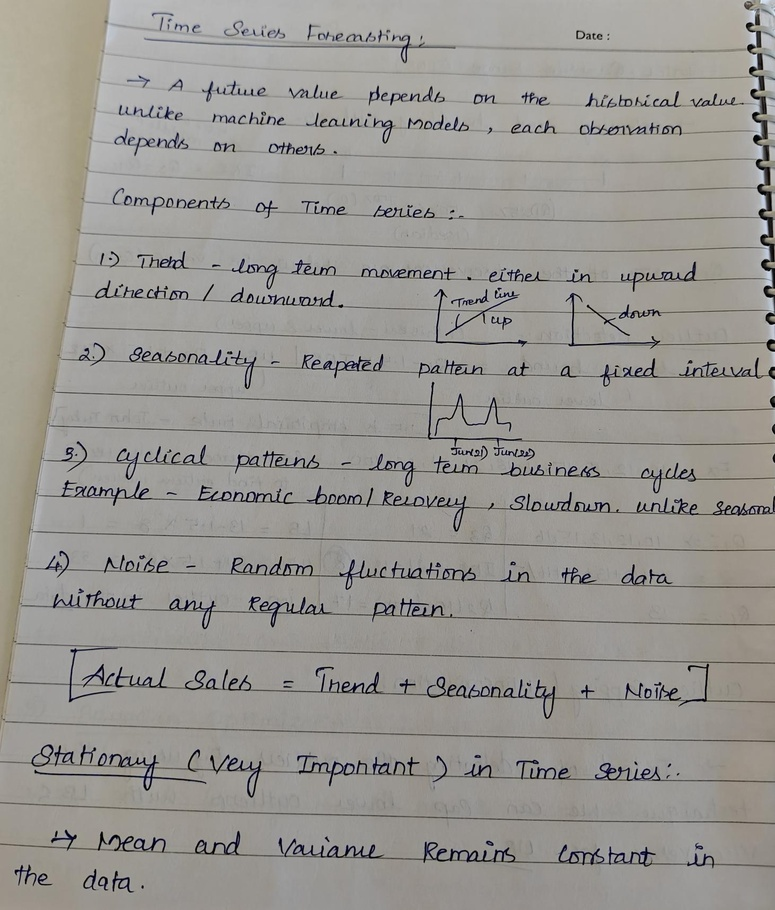
#> input picture paddle_qwen_ocr/ocr_rag/data/input/archive.jpg, 775 x 910 px, shrunk from 1461 x 1715 before the run; its folder holds only this picture in this run
$ python -i preprocess.py   (imports and definitions only)
#> lines starting #> are read from the running program, lines starting #| are printed output that depends on the picture; after the words box and inside, x2 and y2 are one past the last pixel; in counts of white or black regions, pixels touching at a corner belong together
import cv2
import numpy as np
import os


def remove_tiny_specks(binary, max_area=50, max_width=6, max_height=6):
    """
    Remove only very small isolated dots / specks.
    Keep anything that looks like a real handwriting stroke.
    """
    num_labels, labels, stats, _ = cv2.connectedComponentsWithStats(binary, connectivity=8)
    cleaned = np.zeros_like(binary)

    for i in range(1, num_labels):
        w = stats[i, cv2.CC_STAT_WIDTH]
        h = stats[i, cv2.CC_STAT_HEIGHT]
        area = stats[i, cv2.CC_STAT_AREA]

        # Keep all normal handwriting components; drop only tiny isolated blobs.
        if area > max_area or w > max_width or h > max_height:
            cleaned[labels == i] = 255

    return cleaned


def preprocess_image(image_path):
    img = cv2.imread(image_path)
#> img is the input picture: shape (910, 775, 3); mean B, G, R 145.6, 150.2, 152.5
    if img is None:
        print(f"Failed to load {image_path}")
        return None

    gray = cv2.cvtColor(img, cv2.COLOR_BGR2GRAY)

    # Flatten the page background first so faint back-side marks fade out.
    background = cv2.GaussianBlur(gray, (61, 61), 0)
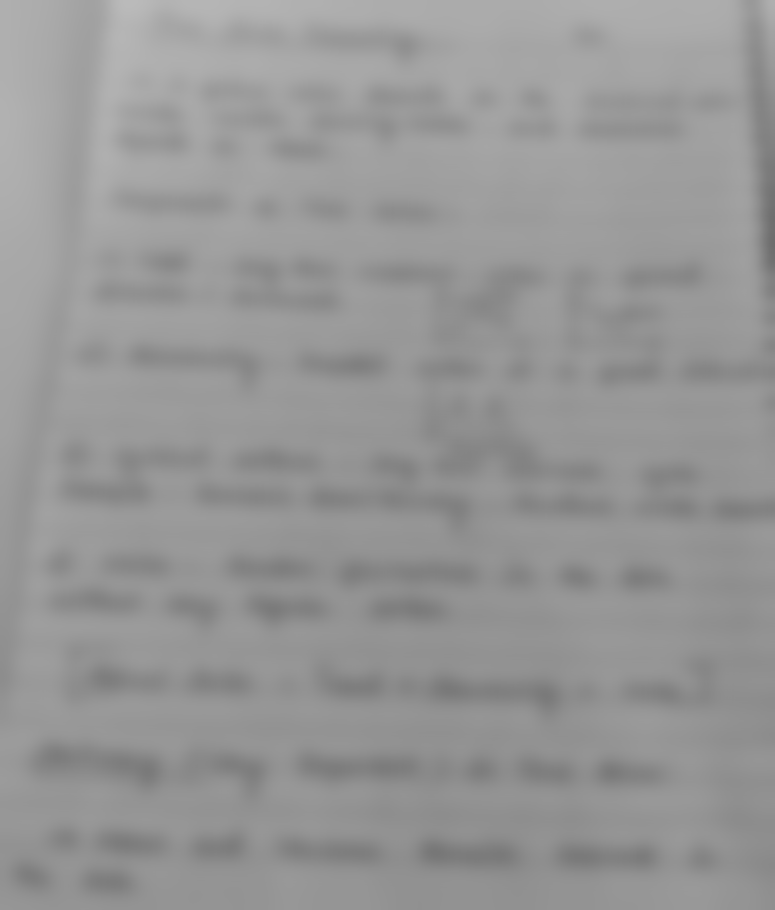
#> background: shape (910, 775); min 108, max 186, mean 150.4
    normalized = cv2.divide(gray, background, scale=255)

    # Median blur helps with tiny isolated specks after normalization.
    blur = cv2.medianBlur(normalized, 3)
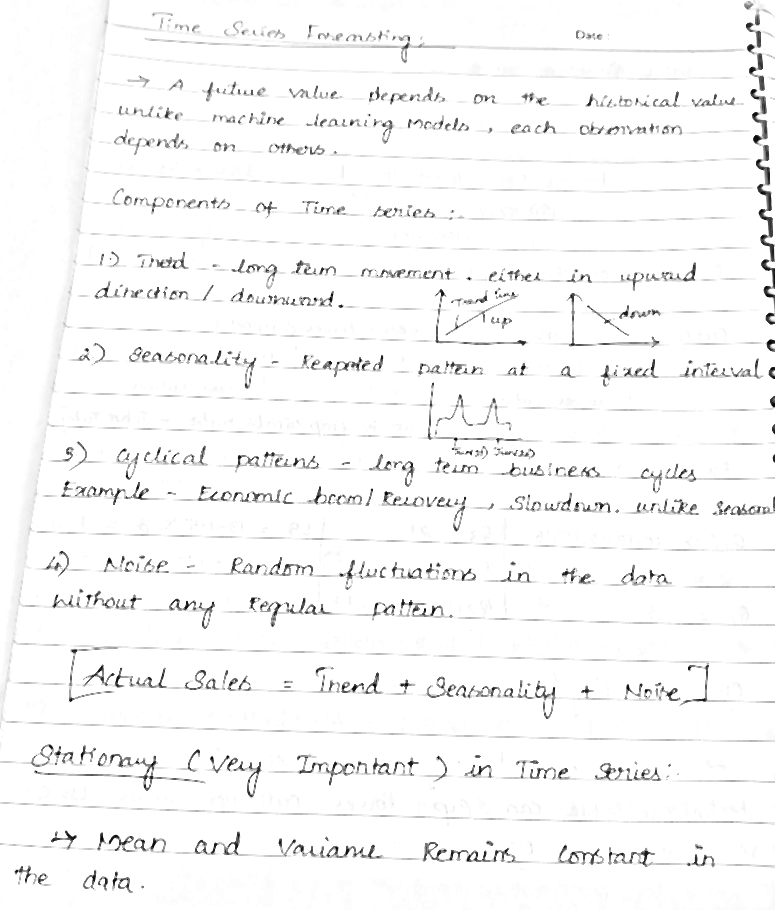
#> blur: shape (910, 775); min 2, max 255, mean 247.2

    _, thresh = cv2.threshold(blur, 180, 255, cv2.THRESH_BINARY_INV)
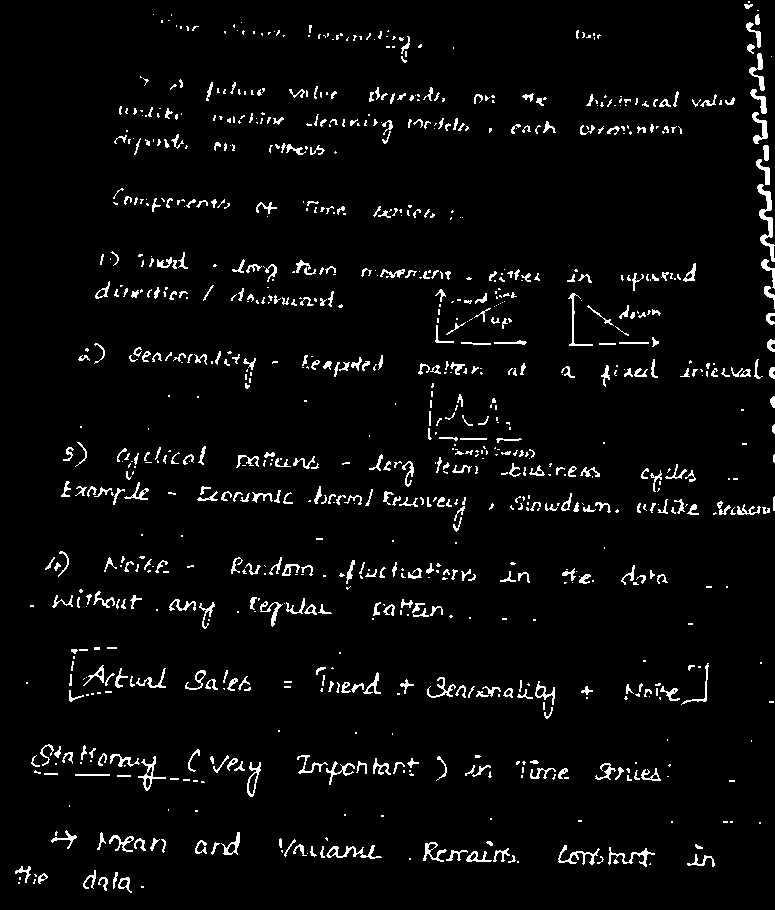
#> thresh: shape (910, 775); 3.9% white in thin lines or dots

    # Only remove tiny back-side specks.
    clean = remove_tiny_specks(thresh, max_area=50, max_width=6, max_height=6)
#> in remove_tiny_specks, `num_labels, labels, stats, _ = cv2.connectedComponentsWithStats(binary..`:
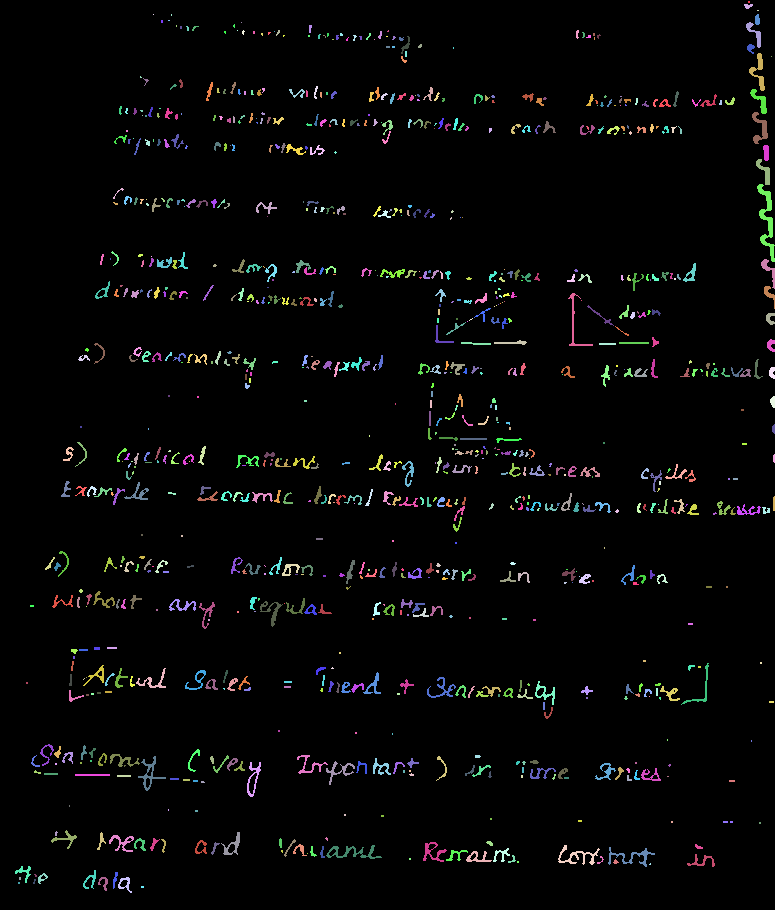
#> labels: shape (910, 775) int32; 960 distinct labels, from 0 to 959; one colour per label, 0 black
#> in remove_tiny_specks, `num_labels, labels, stats, _ = cv2.connectedComponentsWithStats(binary..`: num_labels = 960; stats = 960 rows, first 6: [0, 0, 775, 910, 677635], [748, 1, 2, 2, 4], [744, 4, 9, 5, 31], [757, 10, 2, 1, 2], [153, 14, 1, 1, 1], [171, 14, 1, 2, 2]
#> the loop in remove_tiny_specks, `for i in range(1, num_labels):` made 959 passes
#> (w, h, area) on passes 2, 6, 10: (9, 5, 31), (5, 11, 46), (15, 26, 128)
#> after the loop in remove_tiny_specks, `for i in range(1, num_labels):`:
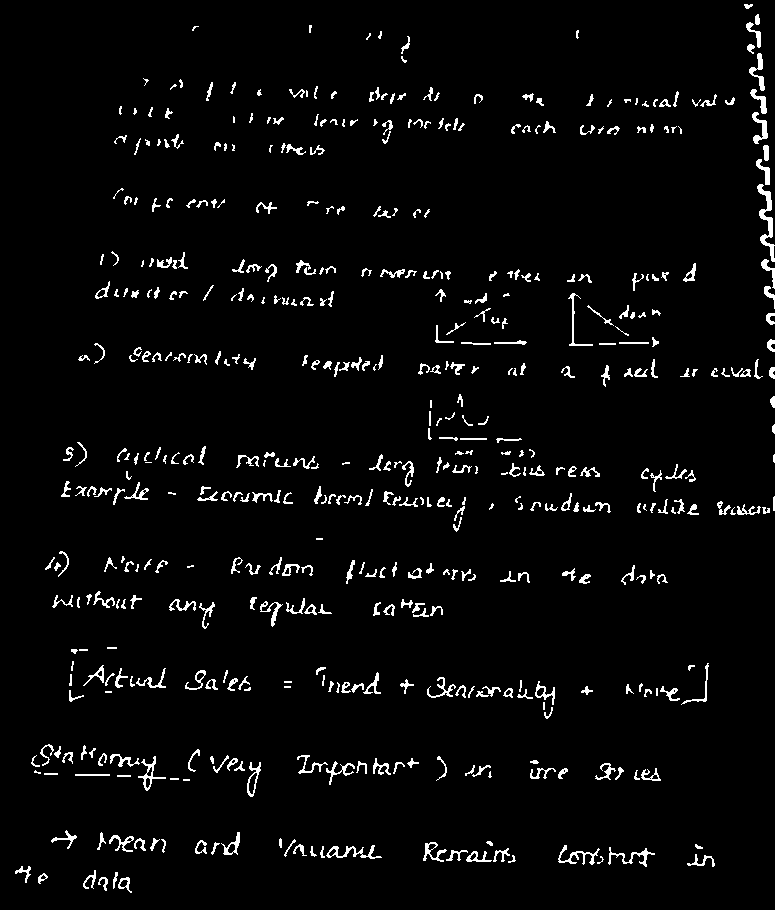
#> cleaned: shape (910, 775); 3.5% white in thin lines or dots

    # A tiny opening pass removes leftover isolated dots without changing letters much.
    kernel = np.ones((2, 2), np.uint8)
    clean = cv2.morphologyEx(clean, cv2.MORPH_OPEN, kernel)
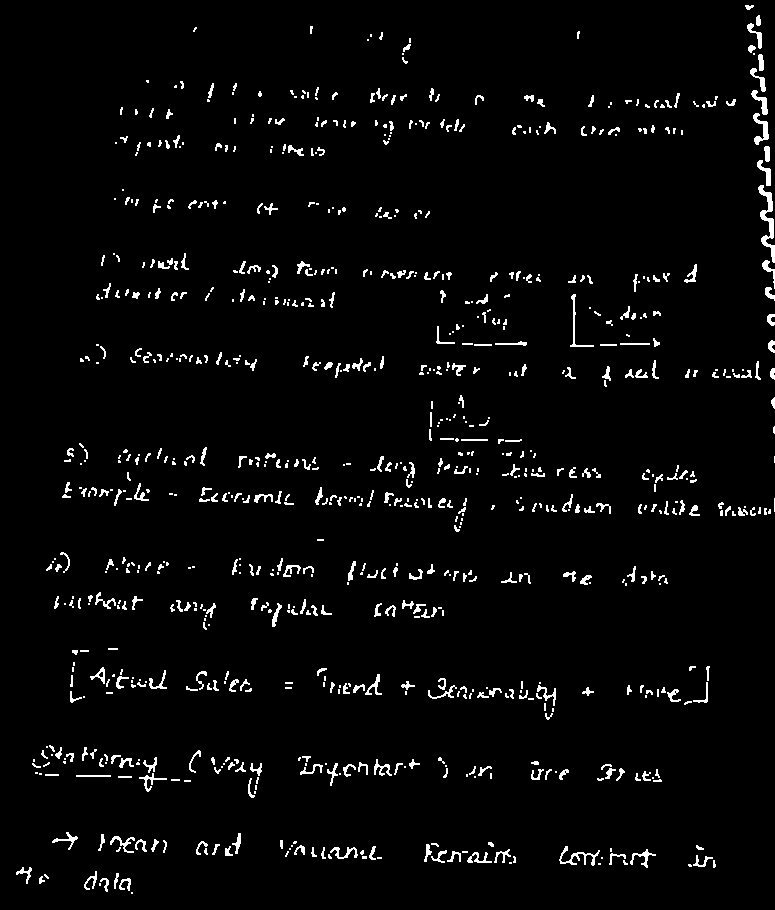
#> clean: shape (910, 775); 3.2% white in thin lines or dots

    # Deskew the image
    coords = np.column_stack(np.where(clean > 0))
#> coords = 22571 pairs, first value 5 to 893, second value 16 to 774
    if len(coords) > 0:
        angle = cv2.minAreaRect(coords)[-1]
#> angle = -90
        if angle < -45:
            angle = -(90 + angle)
#> angle = 0
        else:
            angle = -angle
        if abs(angle) > 3.0:
            (h, w) = clean.shape[:2]
            center = (w // 2, h // 2)
            M = cv2.getRotationMatrix2D(center, angle, 1.0)
            clean = cv2.warpAffine(clean, M, (w, h), flags=cv2.INTER_CUBIC, borderMode=cv2.BORDER_REPLICATE)

    return clean


def process_all(input_dir, output_dir):
    os.makedirs(output_dir, exist_ok=True)

    for file in os.listdir(input_dir):
        if file.lower().endswith((".png", ".jpg", ".jpeg")):
            path = os.path.join(input_dir, file)
            processed = preprocess_image(path)

            if processed is not None:
                save_path = os.path.join(output_dir, file)
                cv2.imwrite(save_path, processed)
                print(f"Processed: {file}")


# [2 lines not run here, left out]

>>> result = preprocess_image('../../paddle_qwen_ocr/ocr_rag/data/input/archive.jpg')

$ run again, on paddle_qwen_ocr/ocr_rag/data/input/handwritten_01.jpg
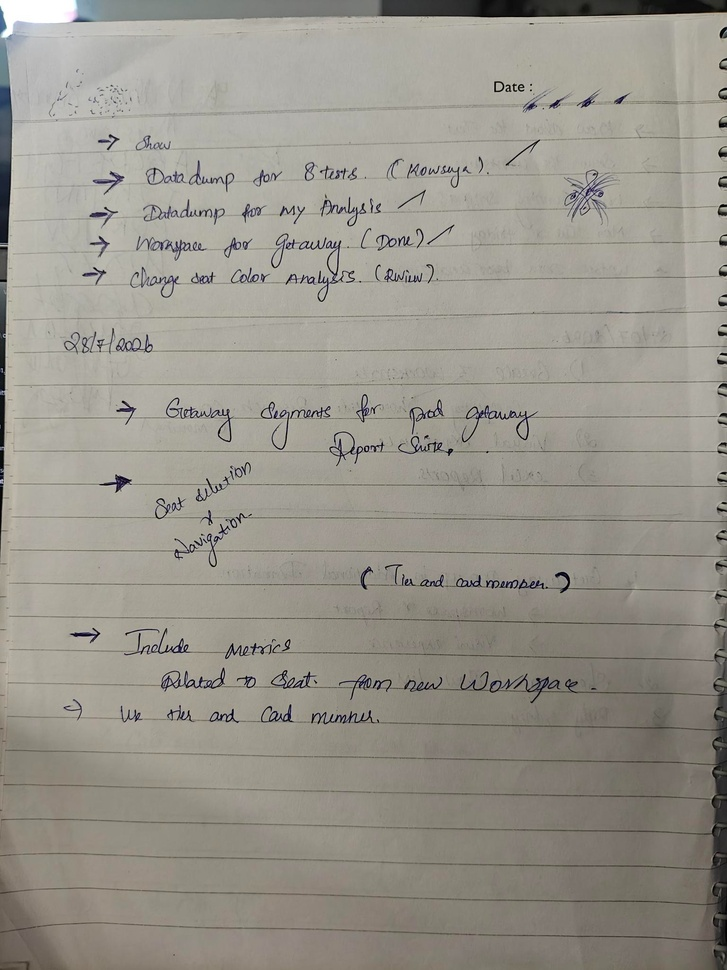
#> input picture paddle_qwen_ocr/ocr_rag/data/input/handwritten_01.jpg, 727 x 970 px, shrunk from 1536 x 2048 before the run
#> in preprocess_image, img is the input picture: shape (970, 727, 3); mean B, G, R 139.7, 148.9, 152.5
#> thresh: shape (970, 727); 2.5% white; 634 white regions (447 under 20 px), largest, box (x1, y1, x2, y2) and area: (379, 0, 727, 17) 3831, (0, 87, 12, 244) 1230, (0, 290, 6, 392) 534
#> in remove_tiny_specks, `num_labels, labels, stats, _ = cv2.connectedComponentsWithStats(binary..`:
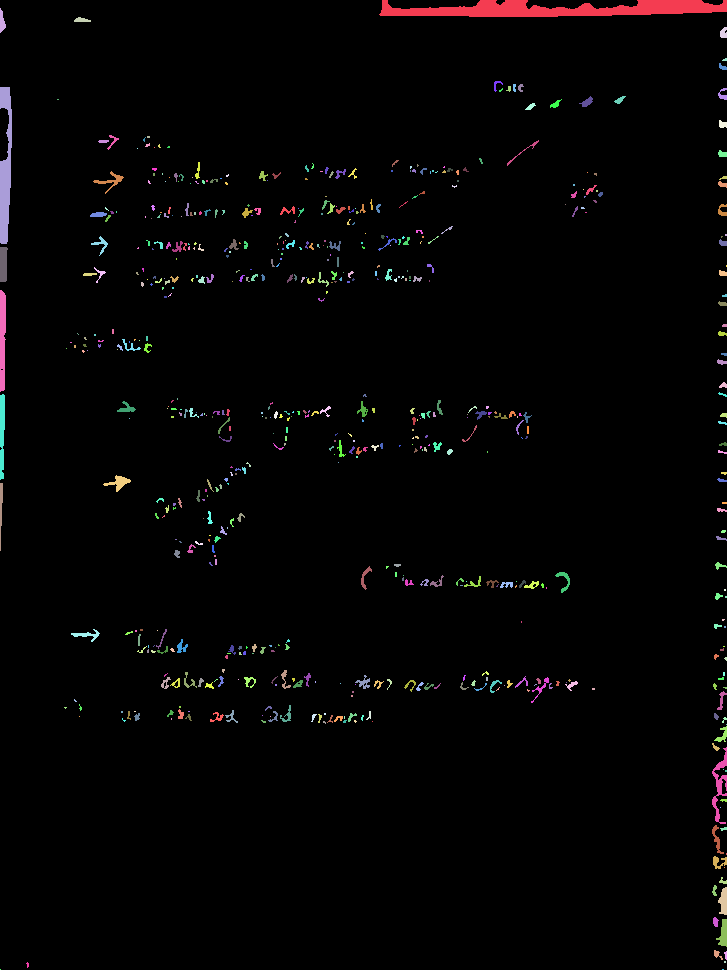
#> labels: shape (970, 727) int32; 635 distinct labels, from 0 to 634; one colour per label, 0 black
#> num_labels = 635; stats = 635 rows, first 6: [0, 0, 727, 970, 687520], [379, 0, 348, 17, 3831], [0, 8, 6, 25, 91], [74, 17, 17, 5, 59], [720, 27, 7, 11, 62], [722, 58, 5, 3, 11]
#> the loop in remove_tiny_specks, `for i in range(1, num_labels):` made 634 passes
#> (w, h, area) on passes 1 to 3: (348, 17, 3831), (6, 25, 91), (17, 5, 59)
#> in preprocess_image, `clean = cv2.morphologyEx(clean, cv2.MORPH_OPEN, kernel)`:
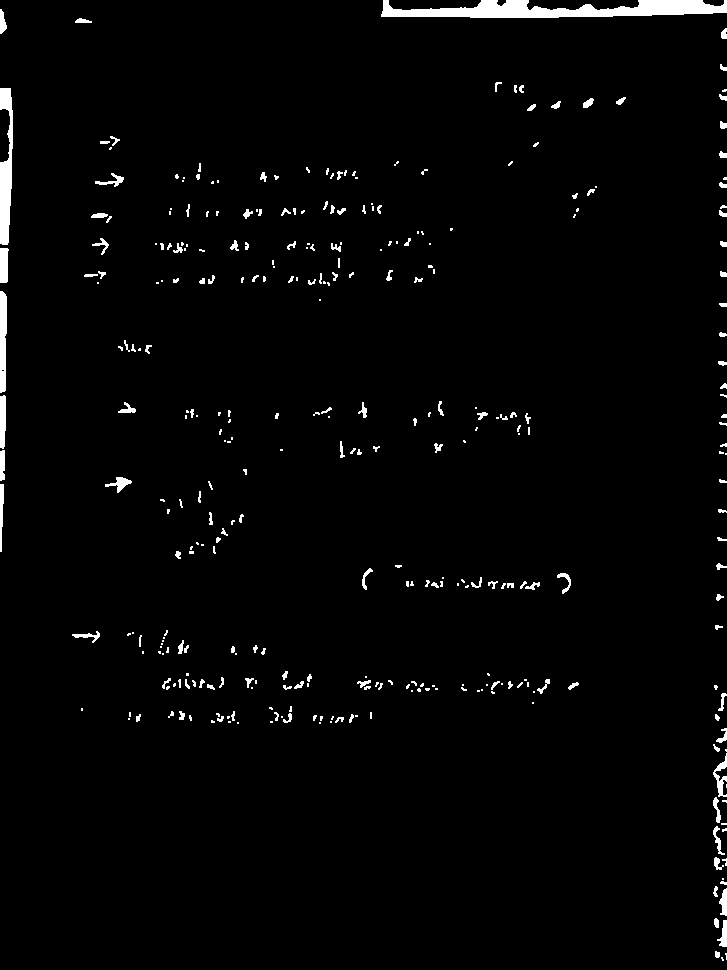
#> clean: shape (970, 727); 2.1% white; 344 white regions (188 under 20 px), largest, box (x1, y1, x2, y2) and area: (381, 0, 727, 18) 3931, (0, 88, 13, 245) 1334, (0, 291, 7, 393) 635
#> coords = 14809 pairs, first value 0 to 960, second value 0 to 726
#> in preprocess_image, `angle = cv2.minAreaRect(coords)[-1]`: angle = -90
#> in preprocess_image, `angle = -(90 + angle)`: angle = 0
